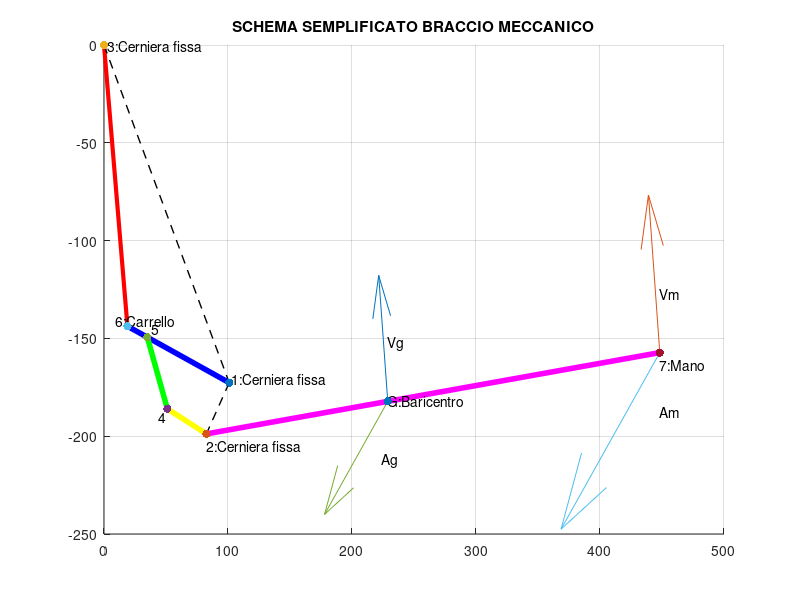
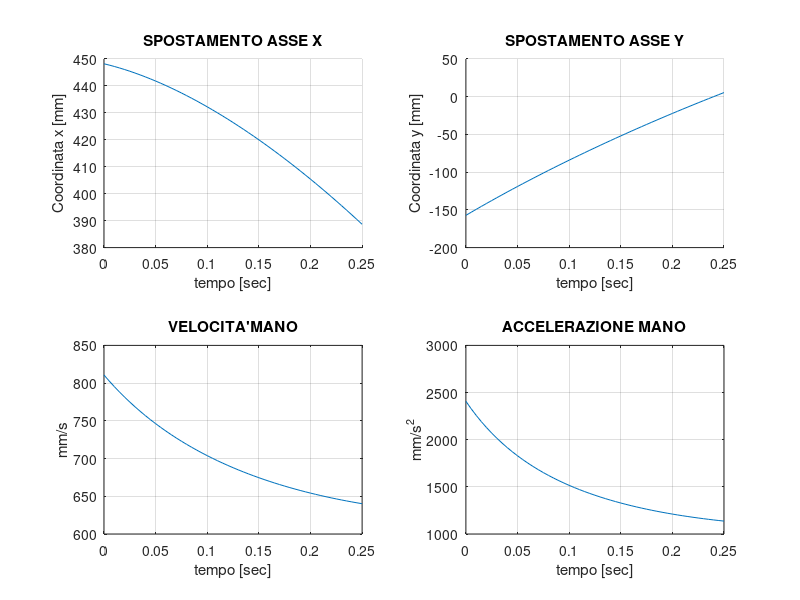
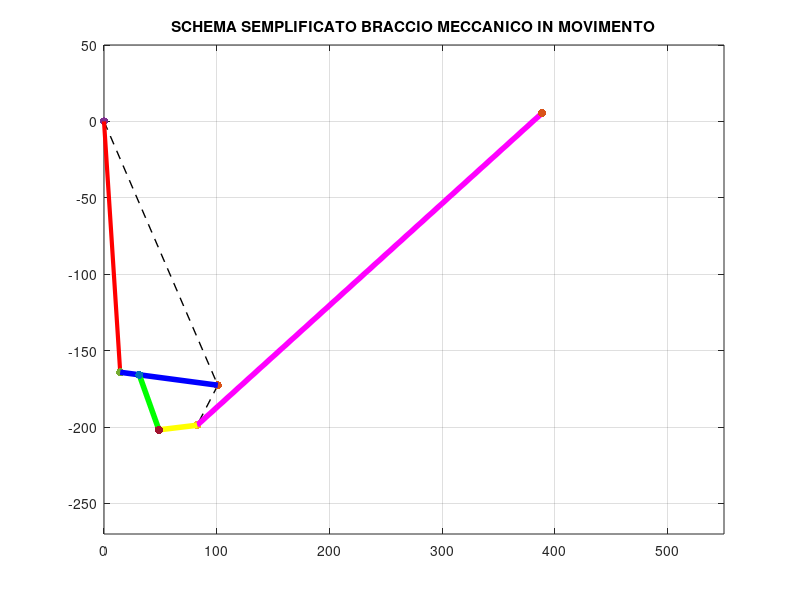
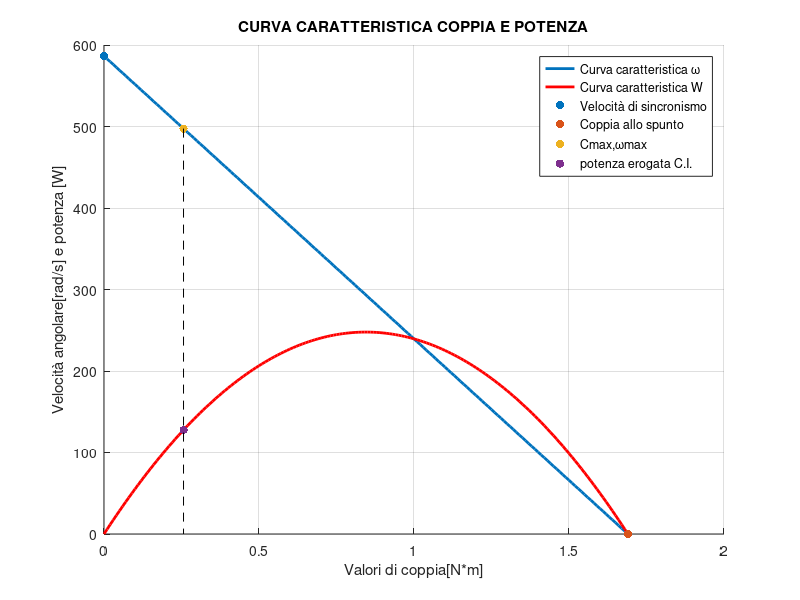

MATLAB code for these plots, in order:
%%%%%%%%%%%%%%%%%%%%%%%%%%%%%%%%%%%%%%%%%%%%%%%%%%%%%%%%%%%%%%%%%%%
%%%%%%%%%%%%%%%%%%%%%%%% RAINERI CHIARA %%%%%%%%%%%%%%%%%%%%%%%%%%%
%%% PROGETTO MATLAB 2020/2021 MECCANICA APPLICATA ALLE MACCHINE %%%
%%%%%%%%%%%%%%%%%%%%%%%%%%%%%%%%%%%%%%%%%%%%%%%%%%%%%%%%%%%%%%%%%%%

clear
close all
clc

%%%INPUT
L15=70;          %[mm] 
L12=32;          %[mm] 
L24=34;          %[mm] 
L45=40;          %[mm] 
L56=17;          %[mm] 
L36=145;         %[mm] 
L16=87;          %[mm]
L13=200;         %[mm] 
p=2.1;           %[rad]
m=4.1;           %[rad] 
df=3.6416;       %[rad]

%Parametri dipendenti dal codice persona: 10683868 
% x=6 y=8
%L27=300+10*x+y 
%L2G=0.4*L27  
x=6;
y=8;
L27=300+10*x+y; %[mm]
L2G=0.4*L27;     %[mm]

%%
%%%%%%%%%%%% ANALISI CINEMATICA %%%%%%%%%%%%

%METODO CHIUSURA GLIFO
fprintf('RISOLUZIONE GLIFO\n\n');
% c + a = b
%VETTORI
a=L36;
b=L16;
c=L13;

%SISTEMA
% asse x: c*cos(p)+a*cos(alpha)=b*cos(beta);
% asse y: c*sin(p)+a*sin(alpha)=b*sin(beta);
%ANGOLI E GEOMETRIA
fprintf('Ricerca angoli con fsolve');
x1=[4.5 2.5];
F=@(x)[c*cos(p)+a*cos(x(1))-b*cos(x(2));
       c*sin(p)+a*sin(x(1))-b*sin(x(2))];
SOL=fsolve(F,x1);
alpha=SOL(1);
beta=SOL(2);
%DERIVATA 1^
%-a*alphap*sin(alpha)+b*betap*sin(beta)=-ap*cos(alpha);
% a*alphap*cos(alpha)-b*betap*cos(beta)=-ap*sin(alpha);
%DERIVATA 2^
%-a*alphapp*sin(alpha)+b*betapp*sin(beta)=-b*betap^2*cos(beta)-a*alphap^2*cos(alpha)+2*alphap*betap*sin(alpha)
% a*alphapp*cos(alpha)-b*betapp*cos(beta)=-b*betap^2*sin(beta)+a*alphap^2*sin(alpha)-2*alphap*betap*cos(alpha)

%%%%%%%%%%%% RISOLUZIONE %%%%%%%%%%%%

%Velocità motore 
Vm=4750;             %[giri/min]
ap=4750/60;          %[mm/s]

%VELOCITA'
fprintf('VELOCITA''\n')

%Matrice coefficienti
M=[-a*sin(alpha) +b*sin(beta);
    a*cos(alpha) -b*cos(beta)];
%Vettore termini noti 
N=[-ap*cos(alpha);
   -ap*sin(alpha)];
Y=M\N;
alphap=Y(1);
betap=Y(2);
disp(['Velocità angolare dell asta L36 è: ',num2str(alphap),'  rad/s']);
disp(['Velocità angolare dell asta L16 è: ',num2str(betap),'   rad/s']);
fprintf('Segno negativo: velocità in senso orario\n\n');

%ACCELERAZIONI
fprintf('ACCELERAZIONE\n');

%Vettore termini noti 
N=[-b*betap^2*cos(beta)+a*alphap^2*cos(alpha)+2*alphap*ap*sin(alpha);
   -b*betap^2*sin(beta)+a*alphap^2*sin(alpha)-2*alphap*ap*cos(alpha)];
Y=M\N;
alphapp=Y(1);
betapp=Y(2);
disp(['Accelerazione angolare dell asta L36 è: ',num2str(alphapp),'  rad/s^2']);
disp(['Accelerazione angolare dell asta L16 è: ',num2str(betapp),'   rad/s^2']);
fprintf('Segno negativo: velocità in senso orario\n\n\n');

%%
%METODO CHIUSURA QUADRILATERO
b1=L15;
e=L45;
f=L12;
d=L24;

%SISTEMA 
%b1*cos(gamma)+e*cos(eta)=f*cos(m)+d*cos(delta)
%b1*sin(gamma)+e*sin(eta)=f*sin(m)+d*sin(delta)

%ANGOLI E GEOMETRIA
fprintf('Ricerca angoli con fsolve');
x1=[5.128 2.7548];
F=@(x)[b1*cos(beta)+e*cos(x(1))-f*cos(m)-d*cos(x(2));
       b1*sin(beta)+e*sin(x(1))-f*sin(m)-d*sin(x(2))];
SOL=fsolve(F,x1);
gamma=SOL(1);
delta=SOL(2);

%DERIVATA 1^
%-e*gammap*sin(gamma)+d*deltap*sin(delta)= b1*beta*sin(beta)
% e*gammap*cos(gamma)-d*deltap*cos(delta)=-b1*beta*cos(beta)
%DERIVATA2 ^
%-e*gammapp*sin(gamma)+d*deltapp*sin(delta)= b1*betapp*sin(beta)+b1*betap^2*cos(beta)+e*gammap^2*cos(gamma)-d*deltap^2*cos(delta)
% e*gammapp*cos(gamma)-d*deltapp*cos(delta)=-b1*betapp*cos(beta)+b1*betap^2*sin(beta)+e*gammap^2*sin(gamma)-d*deltap^2*sin(delta)

%VELOCITA'
fprintf('VELOCITA''\n')

%Matrice coefficienti
M=[-e*sin(gamma)  d*sin(delta);
    e*cos(gamma) -d*cos(delta)];
%Vettore termini noti 
N=[+b1*betap*sin(beta);
   -b1*betap*cos(beta)];
Y=M\N;
gammap=Y(1);
deltap=Y(2);
disp(['Velocità angolare dell asta L45 è: ',num2str(gammap),'  rad/s']);
disp(['Velocità angolare dell asta L24 è: ',num2str(deltap),'  rad/s']);
fprintf('Segno negativo: velocità in senso orario\n\n');

%ACCELERAZIONI
fprintf('ACCELERAZIONE\n');

%Vettore termini noti 
N=[ b1*betapp*sin(beta)+b1*betap^2*cos(beta)+e*gammap^2*cos(gamma)-d*deltap^2*cos(delta);
   -b1*betapp*cos(beta)+b1*betap^2*sin(beta)+e*gammap^2*sin(gamma)-d*deltap^2*sin(delta)];
Y=M\N;
gammapp=Y(1);
deltapp=Y(2);
disp(['Accelerazione angolare dell asta L45 è: ',num2str(gammapp),'  rad/s^2']);
disp(['Accelerazione angolare dell asta L24 è: ',num2str(deltapp),'  rad/s^2']);
fprintf('Segno negativo: velocità in senso orario\n\n\n');

%%
%VELOCITA' E ACCELERAZIONI AVAMBRACCIO 
epsylon=(delta+df)-2*pi;
l2G=[L2G*cos(epsylon),L2G*sin(epsylon),0];
l2M=[L27*cos(epsylon),L27*sin(epsylon),0];
deltapv=[0 0 deltap];
deltappv=[0 0 deltapp];
VG= cross(deltapv,l2G);
VM= cross(deltapv,l2M);
fprintf('VELOCITA''AVAMBRACCIO E MANO\n');
disp(['Velocità baricentro avambraccio:',num2str(norm(VG)),' mm/s']);
disp(['Velocità mano:',num2str(norm(VM)),' mm/s']);
fprintf('\n');
%ACCELERAZIONE
AG=cross(deltappv,l2G)+cross(deltapv,cross(deltapv,l2G));
AM=cross(deltappv,l2M)+cross(deltapv,cross(deltapv,l2M));
fprintf('ACCELERAZIONE AVAMBRACCIO E MANO\n');
disp(['Accelerazione baricentro avambraccio:',num2str(norm(AG)),' mm/s^2']);
disp(['Accelerazione mano:',num2str(norm(AM)),' mm/s^2']);




%%
%SCHEMA cinematico 
x1=c*cos(pi-p);
y1=-c*sin(pi-p);
x2=x1-f*cos(m-pi);
y2=y1-f*sin(m-pi);
x3=0;
y3=0;
x4=x2-d*cos(pi-delta);
y4=y2+d*sin(pi-delta);
x5=x4-e*cos(2*pi-gamma);
y5=y4+e*sin(2*pi-gamma);
x6=a*sin(alpha-(3/2)*pi);
y6=-a*cos(alpha-(3/2)*pi);
x7=x2+l2M(1);
y7=y2+l2M(2);
xg=x2+L2G*cos(epsylon);
yg=y2+L2G*sin(epsylon);

figure(1);
title('SCHEMA SEMPLIFICATO BRACCIO MECCANICO');
grid on;
hold on;
l36=line([x3,x6],[y3,y6]);
set(l36,'color','r','linewidth',3);
l13=line([x3,x1],[y3,y1],'linestyle','--');
set(l13,'color','k','linewidth',1);
l16=line([x1,x6],[y1,y6]);
set(l16,'color','b','linewidth',4);
l12=line([x1,x2],[y1,y2],'linestyle','--');
set(l12,'color','k','linewidth',1);
l24=line([x2,x4],[y2,y4]);
set(l24,'color','y','linewidth',4);
l45=line([x4,x5],[y4,y5]);
set(l45,'color','g','linewidth',4);
l27=line([x2,x7],[y2,y7]);
set(l27,'color','m','linewidth',4);
scatter(x1,y1,'filled');
scatter(x2,y2,'filled');
scatter(x3,y3,'filled');
scatter(x4,y4,'filled');
scatter(x5,y5,'filled');
scatter(x6,y6,'filled');
scatter(x7,y7,'filled');
scatter(xg,yg,'filled');
text(x1+2,y1+2,'1:Cerniera fissa');
text(0+3,y3,'3:Cerniera fissa');
text(x6-10,y6+3,'6:Carrello');
text(x4-7,y4-4,'4');
text(x5+3,y5+4,'5');
text(x2,y2-6,'2:Cerniera fissa');
text(x7,y7-6,'7:Mano');
text(xg,yg,'G:Baricentro');
text(xg,yg+30,'Vg');
text(xg-5,yg-30,'Ag');
text(x7,y7+30,'Vm');
text(x7,y7-30,'Am');

gv=quiver(xg,yg,VG(1),VG(2),0.2);
ga=quiver(xg,yg,AG(1),AG(2),0.08);
%Rappresentazione accelerazione
mv=quiver(x7,y7,VM(1),VM(2),0.1);
ma=quiver(x7,y7,AM(1),AM(2),0.05);



%%
%%%%%%%%%%%% MOTO IN GRANDE %%%%%%%%%%%%

%Vettore tempo 
dt=0.005;
tmax=0.25; %[sec]
tempo=0:dt:tmax;

%INZIZIALIZZO VARIABILI E VETTORI
aptime=ap*(ones(size(tempo)));
atime=a*(ones(size(tempo)))+aptime.*tempo; %velocità costante

alphatime=zeros(size(tempo));
alphaptime=zeros(size(tempo));
alphapptime=zeros(size(tempo));

betatime=zeros(size(tempo));
betaptime=zeros(size(tempo));
betapptime=zeros(size(tempo));

gammatime=zeros(size(tempo));
gammaptime=zeros(size(tempo));
gammapptime=zeros(size(tempo));

deltatime=zeros(size(tempo));
deltaptime=zeros(size(tempo));
deltapptime=zeros(size(tempo));


epsylontime=zeros(size(tempo));
XMtime=zeros(size(tempo));
YMtime=zeros(size(tempo));
Vmtime=zeros(size(tempo));
Amtime=zeros(size(tempo));
%Istanti iniziali 
aptime(1)=ap;
atime(1)=a; %velocità costante

alphatime(1)=alpha;
alphaptime(1)=alphap;
alphapptime(1)=alphapp;

betatime(1)=beta;
betaptime(1)=betap;
betapptime(1)=betapp;

gammatime(1)=gamma;
gammaptime(1)=gammap;
gammapptime(1)=gammapp;

deltatime(1)=delta;
deltaptime(1)=deltap;
deltapptime(1)=deltapp;

YMtime(1)=y7;
XMtime(1)=x7;
Vmtime(1)=norm(VM);
Amtime(1)=norm(AM);
epsylontime(1)=epsylon;
%ciclo for
for i=2:length(tempo)
    
    %POSIZIONE-GLIFO
    x1=[alphatime(i-1) betatime(i-1)];
    F=@(x)[c*cos(p)+atime(i)*cos(x(1))-b*cos(x(2));
           c*sin(p)+atime(i)*sin(x(1))-b*sin(x(2))];
    SOL=fsolve(F,x1);
    alphatime(i)=SOL(1);
    betatime(i)=SOL(2);
    x1=[gammatime(i-1) deltatime(i-1)];
    F=@(x)[b1*cos(betatime(i))+e*cos(x(1))-f*cos(m)-d*cos(x(2));
           b1*sin(betatime(i))+e*sin(x(1))-f*sin(m)-d*sin(x(2))];
    SOL=fsolve(F,x1);
    gammatime(i)=SOL(1);
    deltatime(i)=SOL(2);
    epsylontime(i)=(deltatime(i)+df)-2*pi;
    
    XMtime(i)=x2+L27*cos(epsylontime(i));
    YMtime(i)=y2+L27*sin(epsylontime(i));
    
    %VELOCITA'GLIFO
    M=[-atime(i)*sin(alphatime(i)) +b*sin(betatime(i));
        atime(i)*cos(alphatime(i)) -b*cos(betatime(i))];
    %Vettore termini noti 
    N=[-aptime(i)*cos(alphatime(i));
       -aptime(i)*sin(alphatime(i))];
        Y=M\N;
    alphaptime(i)=Y(1);
    betaptime(i)=Y(2);
    %ACCELERAZIONE GLIFO
    N=[ -b*betaptime(i)^2*cos(betatime(i))+atime(i)*alphaptime(i)^2*cos(alphatime(i))+2*alphaptime(i)*aptime(i)*sin(alphatime(i));
        -b*betaptime(i)^2*sin(betatime(i))+atime(i)*alphaptime(i)^2*sin(alphatime(i))-2*alphaptime(i)*aptime(i)*cos(alphatime(i))];
    Y=M\N;
    alphapptime(i)=Y(1);
    betapptime(i)=Y(2);

    %VELOCITA' QUADRILATERO
    %Matrice coefficienti
    M=[-e*sin(gammatime(i))  d*sin(deltatime(i));
        e*cos(gammatime(i)) -d*cos(deltatime(i))];
    %Vettore termini noti 
    N=[+b1*betaptime(i)*sin(betatime(i));
       -b1*betaptime(i)*cos(betatime(i))];
    V=M\N;
    gammaptime(i)=V(1);
    deltaptime(i)=V(2);
    
    %ACCELERAZIONI
    M=[-e*sin(gammatime(i))  d*sin(deltatime(i));
        e*cos(gammatime(i)) -d*cos(deltatime(i))];
    N=[ -d*(deltaptime(i))^2*cos(deltatime(i))+b1*betapptime(i)*sin(betatime(i))+b1*(betaptime(i))^2*cos(betatime(i))+e*(gammaptime(i))^2*cos(gammatime(i));
        -d*(deltaptime(i))^2*sin(deltatime(i))-b1*betapptime(i)*cos(betatime(i))+b1*(betaptime(i))^2*sin(betatime(i))+e*(gammaptime(i))^2*sin(gammatime(i))];
    Y=M\N;
    gammapptime(i)=Y(1);
    deltapptime(i)=Y(2);

    Vmtime(i)=deltaptime(i)*L27;
    
    deltappvtime=[0 0 deltapptime(i)];
    deltapvtime=[0 0 deltaptime(i)];
    
    %Amtime(i)=sqrt((-deltapptime(i)*l2M(2)-deltaptime(i)^2*l2M(1))^2+(deltapptime(i)*l2M(1)-deltaptime(i)^2*l2M(2))^2);
    Amtime(i)=norm(cross(deltappvtime,l2M)+cross(deltapvtime,cross(deltapvtime,l2M)));

end





figure (2);
subplot(2,2,1);
hold on;
plot(tempo,XMtime);

title('SPOSTAMENTO ASSE X');
xlabel('tempo [sec]');
ylabel('Coordinata x [mm]');
grid on;
subplot(2,2,2)
hold on;

plot(tempo,YMtime);
title('SPOSTAMENTO ASSE Y');
xlabel('tempo [sec]');
ylabel('Coordinata y [mm]')
grid on;
subplot(2,2,3)
plot(tempo,Vmtime);
title('VELOCITA''MANO');
ylabel('mm/s');
xlabel('tempo [sec]');
grid on;
subplot(2,2,4)
plot(tempo,Amtime);
title('ACCELERAZIONE MANO');
ylabel('mm/s^2');
xlabel('tempo [sec]');
grid on;

%%
%GRAFICO IN MOVIMENTO 

%PUNTI FISSI
x1=c*cos(pi-p);
x1v=x1*(ones(size(tempo))); 
y1v=y1*(ones(size(tempo))); 
x2v=x2*(ones(size(tempo)));
y2v=y2*(ones(size(tempo)));
x3v=zeros(size(tempo));
y3v=zeros(size(tempo));

x4v=x2v-d*cos(pi-deltatime);
y4v=y2+d*sin(pi-deltatime);
x5v=x4v-e*cos(2*pi-gammatime);
y5v=y4v+e*sin(2*pi-gammatime);
x6v=atime.*sin(alphatime-(3/2)*pi);
y6v=-atime.*cos(alphatime-(3/2)*pi);
x7v=XMtime;
y7v=YMtime;


figure(3)
title('SCHEMA SEMPLIFICATO BRACCIO MECCANICO IN MOVIMENTO');
grid on;
for i=1:length(tempo)
    hold on;   %%dentro il ciclo for: tengo tutti i lati solo nell'istante i
    box on;
    cla
    %PUNTI FISSI
    l13z=line([x3v(i),x1v(i)],[y3v(i),y1v(i)],'linestyle','--');
    set(l13z,'color','k','linewidth',1);
    l12z=line([x1v(i),x2v(i)],[y1v(i),y2v(i)],'linestyle','--');
    set(l12z,'color','k','linewidth',1);
    scatter(x1v(i),y1v(i),'filled');
    scatter(x2v(i),y2v(i),'filled');
    scatter(x3v(i),y3v(i),'filled');
    %ASTE IN MOVIMENTO 
    l36z=line([x3v(i),x6v(i)],[y3v(i),y6v(i)]);
    set(l36z,'color','r','linewidth',3);
    scatter(x6v(i),y6v(i),'filled');
    l27z=line([x2v(i),x7v(i)],[y2v(i),y7v(i)]);
    set(l27z,'color','m','linewidth',4);
    scatter(x7v(i),y7v(i),'filled');
    l16z=line([x1v(i),x6v(i)],[y1v(i),y6v(i)]);
    set(l16z,'color','b','linewidth',4);
    l24z=line([x2v(i),x4v(i)],[y2v(i),y4v(i)]);
    set(l24z,'color','y','linewidth',4);
    l45z=line([x4v(i),x5v(i)],[y4v(i),y5v(i)]);
    set(l45z,'color','g','linewidth',4);
    scatter(x4v(i),y4v(i),'filled');
    scatter(x5v(i),y5v(i),'filled');
    scatter(x7v(i),y7v(i),'filled');
    pause(0.01)
    xlim([0 550])
    ylim([-270 50])
   
end

%%
%Azionamento motore
%determina la coppia che deve sviluppare il motore per mantenere il meccanismo in equilibrio.
%Bilancio di potenze 
VGm=VG*0.001;
VMm=VM*0.001;
AGm=AG*0.001;
AMm=AM*0.001;
Mmano=0.1+0.1*x+0.01*y; %[Kg]
Moggetto=x+y+1;  
Mma=Moggetto+Mmano;%[Kg]
Mav=1+0.1*x+0.01*y;
g=9.8; %[m/s^2]
G=[0 -g 0]; 
Jav=8e-3; %[kg*m^2];
omega=497.42; %[rad/s];

%Cm*omega+Mav*(G*VGm.')+Mma*(G*VMm.') => Sommatoria potenze 
%d(1/2Mav*VGm^2+1/2Jav*deltap^2+1/2Mma*VMm^2)/dt =>Derivata energia cinetica

Cm=(Mma*(VMm*AMm.')+Mav*(VGm*AGm.')+Jav*(deltapv*deltappv.')-Mav*(G*VGm.')-Mma*(G*VMm.'))/(omega);
F=(Mma*(VMm*AMm.')+Mav*(VGm*AGm.')+Jav*(deltapv*deltappv.')-Mav*(G*VGm.')-Mma*(G*VMm.'))/(ap*0.001);
disp(['Coppia necessaria all''equilibrio:',num2str(Cm),' [N*m]']);
disp(['Forza punto 6 all''equilibrio:',num2str(F),' [N]']);


%EQUILIBRIO 
M=[cos(alpha) 1                 0      0                  0       0 0  1               0;
   sin(alpha) 0                 1      0                  0       0 0  0               1;
   0         (abs(y1)-abs(y6)) (x1-x6) 0                  0       0 0  abs(y5)-abs(y6) (x5-x6);             
   0          0                 0      0                  0       1 0 -1               0;
   0          0                 0      0                  0       0 1  0               -1;
   0          0                 0      0                  0       0 0  abs(y4)-abs(y5) (x4-x5);
   0          0                 0     -1                  0       1 0  0                0;
   0          0                 0      0                  1       0 1  0                0;
   0          0                 0      -(abs(y2)-abs(y4)) (x2-x4) 0 0  0                0];

 N=[0;
    0;
    0;
    0;
    0;
    0;
   +Mav*abs(AGm(1))+Mma*abs(AMm(1));
   -Mav*g-Mma*g+Mav*abs(AGm(2))+Mma*abs(AMm(1));
   -Jav*deltapp-Mav*g*(xg-x4)-Mma*g*(x7-x4)+Mav*abs(AGm(2))*(xg-x4)+Mav*abs(AGm(1))*(abs(yg)-abs(y4))+Mma*abs(AMm(2))*(x7-x4)+Mma*abs(AMm(1))*(abs(y7)-abs(y4))];
    
   S=M\N; 
   
   disp(['Forza punto 6 all''equilibrio:',num2str(S(1)),' [N]']);
   disp(['Reazione H1 all''equilibrio:',num2str(S(2)),' [N]']);
   disp(['Reazione V1 all''equilibrio:',num2str(S(3)),' [N]']);
  
   
%%
%LEGGE C-omega del motore:
%Xr=Coppia
%Yr=Omega
%DICHIARO VETTORI 

Com=1.69; %[N/m]
omegas=586.43; %Velocità di sincronismo 
Coppiav=0:0.01:1.69;
omegav= Coppiav.*(-omegas/Com)+omegas;

%Coppia massima espressa 
omegamax=omega;
Coppiamax=omega*(-Com/omegas)+Com;

%Bilancio di potenze 
%Trascuro il rendimento e trascuro qualsiasi tipo di attrito 
% W1+Wdiss+W2=d(Ec)/dt;
% Wm=Coppiamax*omega > moto diretto 
%(Wm)*R+(W2-d(Ec2)/dt)=0 
%Massa oggetto
R=0.85;
Mo=((-Coppiamax*omega*R+Mav*(G*VGm.')+Mav*(VGm*AGm.')+Jav*(deltapv*deltappv.'))/((G*VMm.')-(VMm*AMm.')))-Mmano;
disp(['Massa dell''oggetto affinchè lavori in condizioni ideali :',num2str(Mo),' [Kg]']);

%Potenza erogata dal motore 
Wmv=(Coppiav.*omegav);
Wmm=Coppiamax*omega;

figure(4);
xlabel('Valori di coppia[N*m]');
ylabel('Velocità angolare[rad/s] e potenza [W]');
grid on;
hold on;
plot(Coppiav,omegav,'linewidth',2);
plot(Coppiav,Wmv,'linewidth',2,'color','r');
title('CURVA CARATTERISTICA COPPIA E POTENZA');
scatter(0,omegas,'filled');
scatter(Com,0,'filled');
scatter(Coppiamax,omegamax,'filled');
scatter(Coppiamax,Wmm,'filled');
p=line([Coppiamax,Coppiamax],[omegamax,0]);
set(p,'color','k','linestyle','--');
legend('Curva caratteristica ω','Curva caratteristica W','Velocità di sincronismo','Coppia allo spunto','Cmax,ωmax','potenza erogata C.I.');

%%
%VIBRAZIONI
fprintf('\n VIBRAZIONI \n');
%DATI IN INPUT
k=240;          %[N/m]
r=50;           %[N/m]
C1=0.001;       %[N*m]
O1=0.5;         %[rad/s]
C2=0.002;       %[N*m]
O2=1.2;         %[rad/s]
omegam=497.42;  %[rad/s]
omegag=deltapp;
vg=norm(VGm);   %modulo della velocità del baricentro in metri al secondo 
v7=norm(VMm);   %modulo della velocità della mano in metri al secondo 
pv=0.001/(2*pi);  %[m/rad]

%EQ legami cinematici
Tg=vg/omegam;
T7=v7/omegam;
Tr=omegag/omegam;

%Equivalenti 
Jeq=Mav*Tg^2+Mma*T7^2+Jav*Tr^2;
req=r*pv^2;
keq=k*pv^2;

%EQ DI MOTO (Coordinata libera at- rotazione motore)
%Forzanti:
%C1(t)=C1*e^(O1t), C1(t)=C2*e^(O2t)
%Eq di moto:
%Jeq*atpp+req*atp+keq*at=C1(t)+C2(t);

% FREQUENZA PROPRIA DEL SISTEMA (LIBERO, NON SMORZATO) 
%Jeq*atpp+kat=0
%at=A*e^(lt), atp=A*l*e^(l*t), atpp=A*l^2*e^(l*t)
%Jeq*l^2+k*l=0

omegalib=sqrt(keq/Jeq);
f=omegalib/(2*pi);
disp(['Pulsazione propria del sistema:',num2str(omegalib),' [rad/s]']);
disp(['Frequenza propria del sistema:',num2str(f),' [hz]']);
% SMORZAMENTO ADIMENSIONALE
rc=2*Jeq*omegalib; %Smorzamento critico 
h=req/(rc);  
disp(['Smorzamento adimensionale:',num2str(h),' [N]']);


%FUNZIONE DI TRASFERIMENTO C1 E C2 
%PRINCIPIO DI SOVRAPPOSIZIONE DEGLI EFFETTI 
%C1 
%at(t)=Ao*e^(i*O1*t);
%atp(t)=i*Ao*e^(i*O1*t);
%atpp(t)=-Ao*e^(i*O1*t);
%(at/C1)=1/(-Jeq*O1^2+i*req*O1+keq)
%Vettore omega1 
O1t=0:0.001:1.5;
%Funzione modulo della funzione di trasferimento 
fdt=1./(-Jeq*O1t.^2+1i*req.*O1t+keq);
modv=abs(fdt);
fasev=angle(fdt)*180/pi;

%punti alla pulsazione della coppia 1 e 2 
z1=1/(-Jeq*O1^2+1i*req*O1+keq); 
z2=1/(-Jeq*O2^2+1i*req*O2+keq);
mz1=abs(z1);
mz2=abs(z2);
fz1=angle(z1)*180/pi;
fz2=angle(z2)*180/pi;


%grafico fdt
figure(5);
subplot(2,1,1);
hold on;
plot(O1t,modv,'linewidth',2,'color','k');

title('FUNZIONE DI TRASFERIMENTO');
ylabel('MODULO FDT');
xlabel('PULSAZIONE [rad/s]');
scatter(O1,mz1,'filled');
scatter(O2,mz2,'filled');
grid on;
text(O2-0.2,mz2+1000000,'Zona sismografica');
subplot(2,1,2);
plot(O1t,fasev,'linewidth',2,'color','k');
hold on;
ylabel('FASE FDT');
xlabel('PULSAZIONE [rad/s]');
scatter(O1,fz1,'filled');
scatter(O2,fz2,'filled');
grid on;

%Risposta libera h<1
alfa=h*omegalib;
omegad=omegalib*sqrt(1-h^2); %pulsazione sistema smorzato
lambda1=-alfa+1i*omegad;
lambda2=-alfa-1i*omegad;

%condizioni iniziali atempo(0)=0, aptempo(0)=0
%0=X1l+X2l
%0=lambda1*X1l+lambda2*X2l
M=[1       1;
   lambda1 lambda2];
N=[0
   497.42 ];
R=M\N;
X1=R(1);
X2=R(2);

%%risposta a(t) 

ti=0:0.1:300;
alib=real(X1*exp(lambda1*ti)+X2*exp(lambda2*ti));
ac1=real(X1*exp(lambda1*ti)+X2*exp(lambda2*ti))+mz1*C1*cos(O1.*ti+fz1);
ac2=real(X1*exp(lambda1*ti)+X2*exp(lambda2*ti))+mz2*C2*cos(O2*ti+fz2);
acomp=real(X1*exp(lambda1*ti)+X2*exp(lambda2*ti))+mz1*C1*cos(O1.*ti+fz1)+mz2*C2*cos(O2*ti+fz2);

t=0:0.1:120;
c1atempo=mz1*C1*cos(O1*t+fz1);
c2atempo=mz2*C1*cos(O2*t+fz2);
%atempo=mz1*cos(O1.*t+fz1)+mz2*cos(O2*t+fz2);
atempo=c1atempo+c2atempo;

figure (6)
subplot(2,2,4)
plot(ti,acomp,'linewidth',1,'color','r'),grid on,title('RISPOSTA COMPLETA (C1+C2)');
subplot(2,2,1);
plot(ti,alib,'linewidth',1,'color','k'),grid on,title('RISPOSTA LIBERA');
subplot(2,2,3)
plot(ti,ac1,'linewidth',1,'color','b'),grid on,title('RISPOSTA LIBERA+C1');
subplot(2,2,2)
plot(ti,ac2,'linewidth',1,'color','g'),grid on,title('RISPOSTA LIBERA+C2');

figure(7)
title('RISPOSTE A REGIME');
hold on;
grid on;
box on;
plot(t,atempo,'color','k','linewidth',1);
plot(t,c1atempo,'color','r');
plot(t,c2atempo,'color','b');
xlabel('tempo [s]');
ylabel('a(t)[rad] a regime');
legend('Rispostaa regime C1+C2','Risposta a regmie C1','Risposta a regime C2');

grid on;
